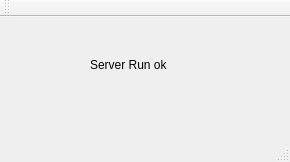
<?xml version="1.0" encoding="UTF-8"?>
<ui version="4.0">
 <class>MainWindow</class>
 <widget class="QMainWindow" name="MainWindow">
  <property name="geometry">
   <rect>
    <x>0</x>
    <y>0</y>
    <width>290</width>
    <height>162</height>
   </rect>
  </property>
  <property name="windowTitle">
   <string>MainWindow</string>
  </property>
  <widget class="QWidget" name="centralWidget">
   <widget class="QLabel" name="label">
    <property name="geometry">
     <rect>
      <x>90</x>
      <y>40</y>
      <width>131</width>
      <height>16</height>
     </rect>
    </property>
    <property name="text">
     <string>Server Run ok</string>
    </property>
   </widget>
  </widget>
  <widget class="QMenuBar" name="menuBar">
   <property name="geometry">
    <rect>
     <x>0</x>
     <y>0</y>
     <width>290</width>
     <height>21</height>
    </rect>
   </property>
  </widget>
  <widget class="QToolBar" name="mainToolBar">
   <attribute name="toolBarArea">
    <enum>TopToolBarArea</enum>
   </attribute>
   <attribute name="toolBarBreak">
    <bool>false</bool>
   </attribute>
  </widget>
  <widget class="QStatusBar" name="statusBar"/>
 </widget>
 <layoutdefault spacing="6" margin="11"/>
 <resources/>
 <connections/>
</ui>
